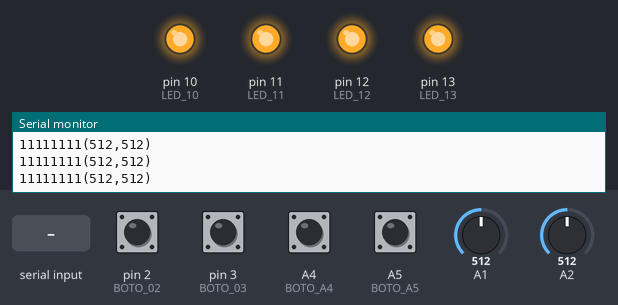
A sketch run on a simulated Arduino Uno, built with avr-gcc and run on an emulated ATmega328P. On the bench: output pins drawn as LEDs (lit = HIGH), the last lines printed to the serial monitor. The inputs (shaded band) are chosen by the test bench; at power-on: A4 (BOTO_A4), A5 (BOTO_A5), pin 2 (BOTO_02), pin 3 (BOTO_03) LOW, A1 = 512, A2 = 512.

Above: at 1.2 s.
1.3 s: pin 2 (BOTO_02) pulled HIGH for 0.15 s
At 2.6 s:
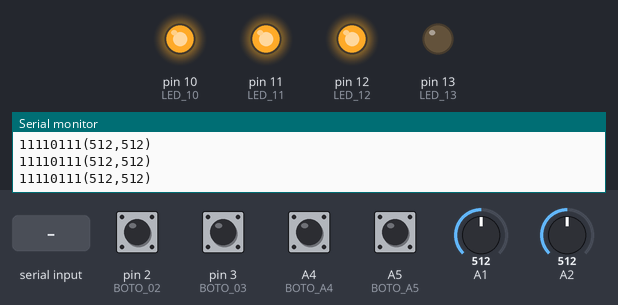
3.1 s: "A" received over Serial
At 4.0 s:
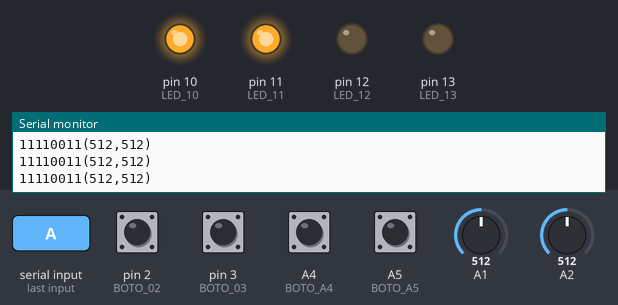
4.7 s: A4 (BOTO_A4) pulled HIGH for 1 s
At 7.1 s:
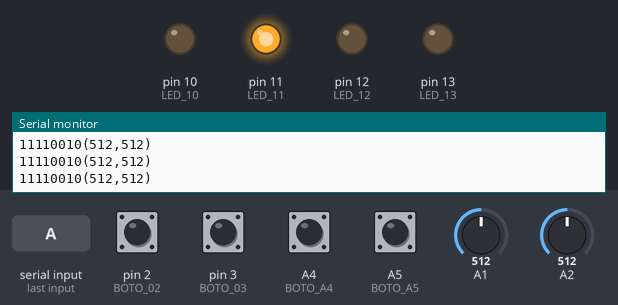
7.4 s: pin 3 (BOTO_03) pulled HIGH for 0.15 s
At 8.3 s:
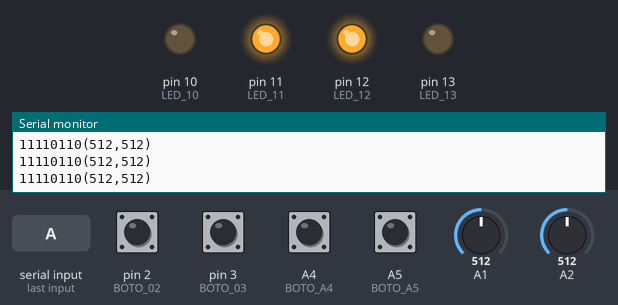
9.2 s: A5 (BOTO_A5) pulled HIGH for 0.15 s
At 10.6 s:
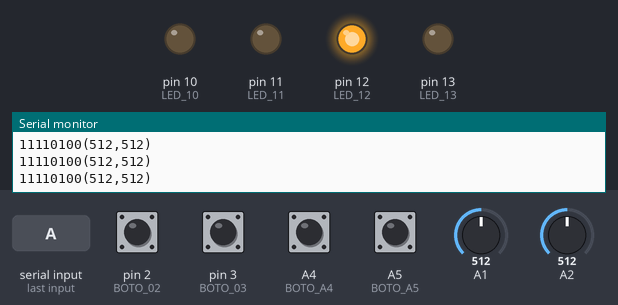
11.0 s: pin 2 (BOTO_02) pulled HIGH for 1 s
At 12.5 s:
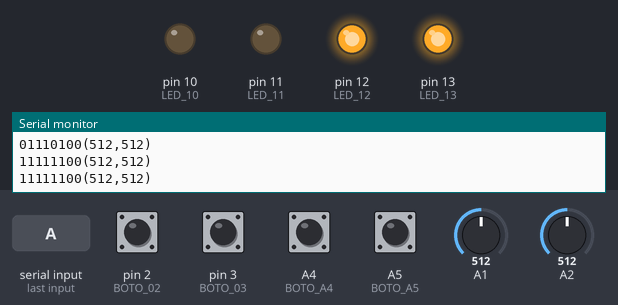
Timing chart, 0 to 14.0 s (numbered marks = the images above; inputs shaded):
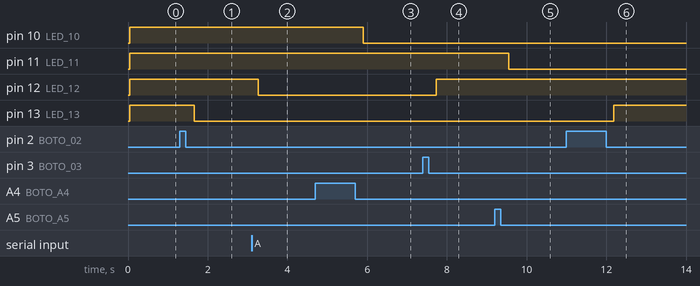

The sketch:

s4a_test_00.ino
```cpp
#define BOTO_02 2
#define LED_13 13
#define BOTO_03 3
#define LED_12 12
#define BOTO_A5 A5
#define LED_11 11
#define BOTO_A4 A4
#define LED_10 10

void setup(){
  Serial.begin(9600);
  pinMode(BOTO_02,INPUT);
  pinMode(LED_13,OUTPUT);
  pinMode(BOTO_03,INPUT);
  pinMode(LED_12,OUTPUT);
  pinMode(BOTO_A5,INPUT);
  pinMode(LED_11,OUTPUT);
  pinMode(BOTO_A4,INPUT);
  pinMode(LED_10,OUTPUT);
}

boolean bPremut(int nQuinBoto){
  if(digitalRead(nQuinBoto))
    return false;
  return true;
}

void vTrametEstat(boolean b){
  if(b)
    Serial.print("1");
  else
    Serial.print("0");
}

void vTrametValorsJoystick(){
  Serial.print("(");
  Serial.print(analogRead(A1));
  Serial.print(",");
  Serial.print(analogRead(A2));
  Serial.print(")");
}

void loop(){
  static boolean bEstavaPremutBoto02 = false;
  static boolean bEstavaPremutBoto03 = false;
  static boolean bEstavaPremutBotoA5 = false;
  static boolean bEstavaPremutBotoA4 = false;
  static boolean bEstatLED_13 = false,bUltimEstatLED_13 = false;
  static boolean bEstatLED_12 = false,bUltimEstatLED_12 = false;
  static boolean bEstatLED_11 = false,bUltimEstatLED_11 = false;
  static boolean bEstatLED_10 = false,bUltimEstatLED_10 = false;
  boolean bEstatBOTO_02 = bPremut(BOTO_02);
  boolean bEstatBOTO_03 = bPremut(BOTO_03);
  boolean bEstatBOTO_A5 = bPremut(BOTO_A5);
  boolean bEstatBOTO_A4 = bPremut(BOTO_A4);
  char ch;

  if(bEstavaPremutBoto02 != bEstatBOTO_02){
    delay(10);
    // Hi ha hagut canvi
    if(bEstatBOTO_02){
      bEstatLED_13 = !bEstatLED_13;
      //Serial.print("BOTO_02 premut");
    }
    bEstavaPremutBoto02 = bEstatBOTO_02;
  }
  if(bEstavaPremutBoto03 != bEstatBOTO_03){
    delay(10);
    // Hi ha hagut canvi
    if(bEstatBOTO_03){
      bEstatLED_12 = !bEstatLED_12;
    }
    bEstavaPremutBoto03 = bEstatBOTO_03;
  }
  if(bEstavaPremutBotoA5 != bEstatBOTO_A5){
    delay(10);
    // Hi ha hagut canvi
    if(bEstatBOTO_A5){
      bEstatLED_11 = !bEstatLED_11;
    }
    bEstavaPremutBotoA5 = bEstatBOTO_A5;
  }
  if(bEstavaPremutBotoA4 != bEstatBOTO_A4){
    delay(10);
    // Hi ha hagut canvi
    if(bEstatBOTO_A4){
      bEstatLED_10 = !bEstatLED_10;
    }
    bEstavaPremutBotoA4 = bEstatBOTO_A4;
  }

  if (Serial.available() > 0) {
    ch = Serial.read();
    if(ch == 'a')
      bEstatLED_13 = false;
    if(ch == 'e')
      bEstatLED_13 = true;
    if(ch == 'A')
      bEstatLED_12 = false;
    if(ch == 'E')
      bEstatLED_12 = true;
    if(ch == 'f')
      bEstatLED_11 = false;
    if(ch == 'n')
      bEstatLED_11 = true;
    if(ch == 'F')
      bEstatLED_10 = false;
    if(ch == 'N')
      bEstatLED_10 = true;
  }

  digitalWrite(LED_13, bEstatLED_13);
  digitalWrite(LED_12, bEstatLED_12);
  digitalWrite(LED_11, bEstatLED_11);
  digitalWrite(LED_10, bEstatLED_10);

  vTrametEstat(bEstatBOTO_02);
  vTrametEstat(bEstatBOTO_03);
  vTrametEstat(bEstatBOTO_A5);
  vTrametEstat(bEstatBOTO_A4);
  vTrametEstat(bEstatLED_13);
  vTrametEstat(bEstatLED_12);
  vTrametEstat(bEstatLED_11);
  vTrametEstat(bEstatLED_10);
  vTrametValorsJoystick();
  Serial.println("");

  delay(200);
}
```

Measured:
- after the input at 1.3 s, pin 13 (LED_13): HIGH → LOW after 0.37 s
- after the input at 3.1 s, pin 12 (LED_12): HIGH → LOW after 0.17 s
- after the input at 4.7 s, pin 10 (LED_10): HIGH → LOW after 1.2 s
- after the input at 7.4 s, pin 12 (LED_12): LOW → HIGH after 0.33 s
- after the input at 9.2 s, pin 11 (LED_11): HIGH → LOW after 0.36 s
- after the input at 11.0 s, pin 13 (LED_13): LOW → HIGH after 1.2 s
